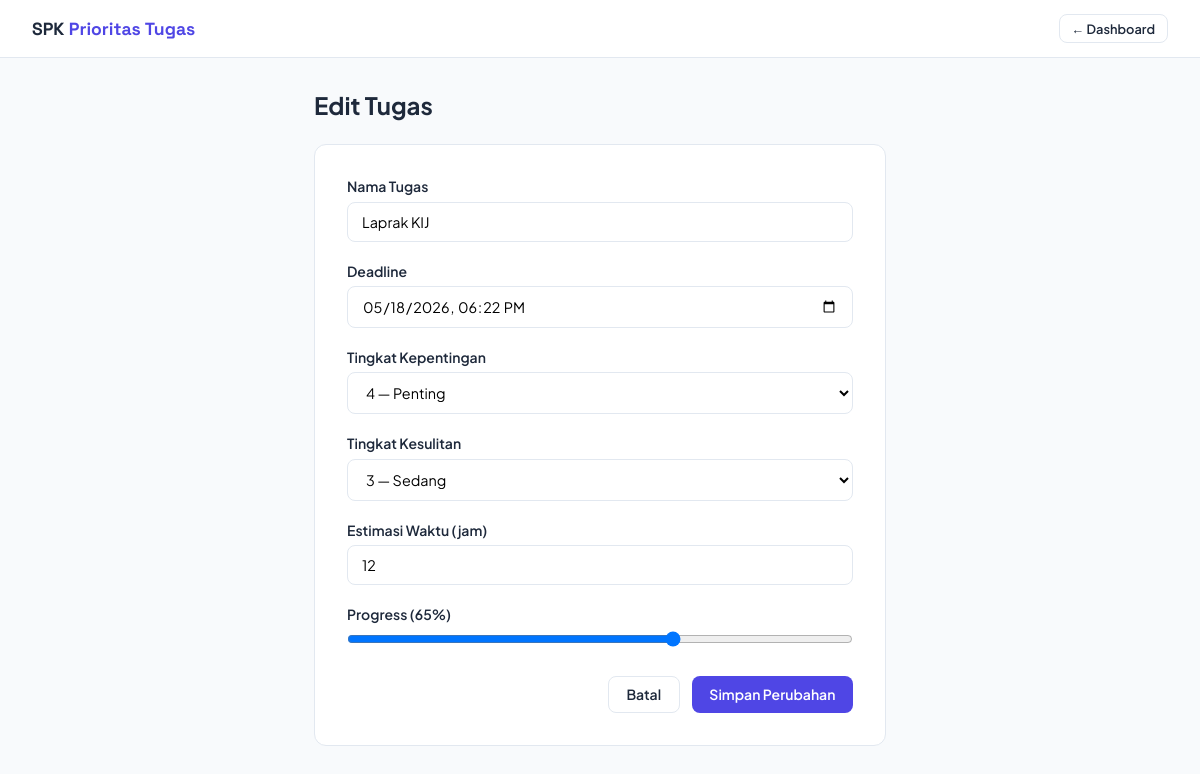
/tugas/edit.php?id=1 (signed in), run on the app's committed database.
### tables this page shows
CREATE TABLE `tugas` (
  `id` int NOT NULL,
  `user_id` int NOT NULL,
  `nama_tugas` varchar(255) NOT NULL,
  `deadline` datetime NOT NULL,
  `kepentingan` int NOT NULL,
  `kesulitan` int NOT NULL,
  `estimasi` float NOT NULL,
  `progress` int NOT NULL,
  `created_at` timestamp NULL DEFAULT CURRENT_TIMESTAMP
);

### tugas/edit.php (the view, shortened to what this page needs)
<?php
require_once __DIR__ . '/../includes/session.php';
$id = (int)($_GET['id'] ?? 0);
$stmt = $pdo->prepare("SELECT * FROM tugas WHERE id = ? AND user_id = ?");
$stmt->execute([$id, $_SESSION['user_id']]);
$tugas = $stmt->fetch(PDO::FETCH_ASSOC);
?>
<!DOCTYPE html>
<html lang="id">
<head>
    <link rel="stylesheet" href="<?= BASE_URL ?>/css/style.css">
</head>
<body>
<nav class="navbar">
    <div class="navbar-brand">SPK <span>Prioritas Tugas</span></div>
    <div class="navbar-user">
        <a href="<?= BASE_URL ?>/index.php" class="btn btn-outline btn-sm">← Dashboard</a>
    </div>
</nav>
<div class="container container-sm">
    <h2>Edit Tugas</h2>
    <form action="<?= BASE_URL ?>/tugas/proses_edit.php" method="POST" class="form-card">
        <div class="form-group">
            <label>Nama Tugas</label>
            <input type="text" name="nama_tugas" value="<?= htmlspecialchars($tugas['nama_tugas']) ?>" required>
        </div>
        <div class="form-group">
            <label>Deadline</label>
            <input type="datetime-local" name="deadline"
                   value="<?= date('Y-m-d\TH:i', strtotime($tugas['deadline'])) ?>" required>
        </div>
        <div class="form-group">
            <label>Tingkat Kepentingan</label>
            <select name="kepentingan" required>
                <?php for ($i = 5; $i >= 1; $i--): ?>
                    <option value="<?= $i ?>" <?= $tugas['kepentingan'] == $i ? 'selected' : '' ?>>
                        <?= $i ?> — <?= ['','Tidak Penting','Kurang Penting','Cukup Penting','Penting','Sangat Penting'][$i] ?>
                    </option>
                <?php endfor; ?>
            </select>
        </div>
        <div class="form-group">
            <label>Tingkat Kesulitan</label>
            <select name="kesulitan" required>
                <?php for ($i = 5; $i >= 1; $i--): ?>
                    <option value="<?= $i ?>" <?= $tugas['kesulitan'] == $i ? 'selected' : '' ?>>
                        <?= $i ?> — <?= ['','Sangat Mudah','Mudah','Sedang','Sulit','Sangat Sulit'][$i] ?>
                    </option>
                <?php endfor; ?>
            </select>
        </div>
        <div class="form-group">
            <label>Estimasi Waktu (jam)</label>
            <input type="number" name="estimasi" value="<?= $tugas['estimasi'] ?>"
                   min="0.5" max="100" step="0.5" required>
        </div>
        <div class="form-group">
            <label>Progress (<span id="progress-val"><?= $tugas['progress'] ?></span>%)</label>
            <input type="range" name="progress" id="progress"
                   min="0" max="100" step="5" value="<?= $tugas['progress'] ?>"
                   oninput="document.getElementById('progress-val').textContent = this.value">
        </div>
        <div class="form-actions">
            <a href="<?= BASE_URL ?>/index.php" class="btn btn-outline">Batal</a>
            <button type="submit" class="btn btn-primary">Simpan Perubahan</button>
        </div>
    </form>
</div>
</body>
</html>

### css/style.css (style rules this page uses)
:root { --primary: #4f46e5; --primary-dark:#3730a3; --success: #16a34a; --danger: #dc2626; --warning: #d97706; --bg: #f8fafc; --surface: #ffffff; --border: #e2e8f0; --text: #1e293b; --muted: #64748b; --rank1: #fef9c3; --rank2: #f1f5f9; --rank3: #fff7ed; }
*, *::before, *::after { box-sizing: border-box; margin: 0; padding: 0; }
body { font-family: 'Plus Jakarta Sans', sans-serif; background: var(--bg); color: var(--text); min-height: 100vh; }
.navbar { background: var(--surface); border-bottom: 1px solid var(--border); padding: 0.875rem 2rem; display: flex; align-items: center; justify-content: space-between; position: sticky; top: 0; z-index: 100; }
.navbar-brand { font-family: 'Space Grotesk', sans-serif; font-weight: 700; font-size: 1.1rem; color: var(--text); }
.navbar-brand span { color: var(--primary); }
.navbar-user { display: flex; align-items: center; gap: 0.75rem; font-size: 0.9rem; }
.container { max-width: 1100px; margin: 0 auto; padding: 2rem 1.5rem; }
.container-sm { max-width: 620px; }
.form-group { margin-bottom: 1.25rem; }
.form-group label { display: block; font-size: 0.875rem; font-weight: 600; margin-bottom: 0.4rem; }
.form-group input, .form-group select, .form-group textarea { width: 100%; padding: 0.625rem 0.875rem; border: 1px solid var(--border); border-radius: 8px; font-size: 0.9rem; font-family: inherit; background: var(--surface); transition: border-color 0.15s; }
.form-group input[type="range"] { padding: 0; cursor: pointer; }
.form-card { background: var(--surface); border: 1px solid var(--border); border-radius: 12px; padding: 2rem; margin-top: 1.5rem; }
.form-actions { display: flex; gap: 0.75rem; justify-content: flex-end; margin-top: 1.5rem; }
.btn { display: inline-flex; align-items: center; padding: 0.55rem 1.1rem; border-radius: 8px; font-size: 0.875rem; font-weight: 600; font-family: inherit; cursor: pointer; border: none; text-decoration: none; transition: all 0.15s; }
.btn-primary { background: var(--primary); color: #fff; }
.btn-outline { background: transparent; color: var(--text); border: 1px solid var(--border); }
.btn-sm { padding: 0.35rem 0.75rem; font-size: 0.8rem; }

### data on the page
tugas: nama_tugas "Laprak KIJ", deadline "05/18/2026 18:22", kepentingan "4 — Penting", kesulitan "3 — Sedang", estimasi "12", progress "65"
